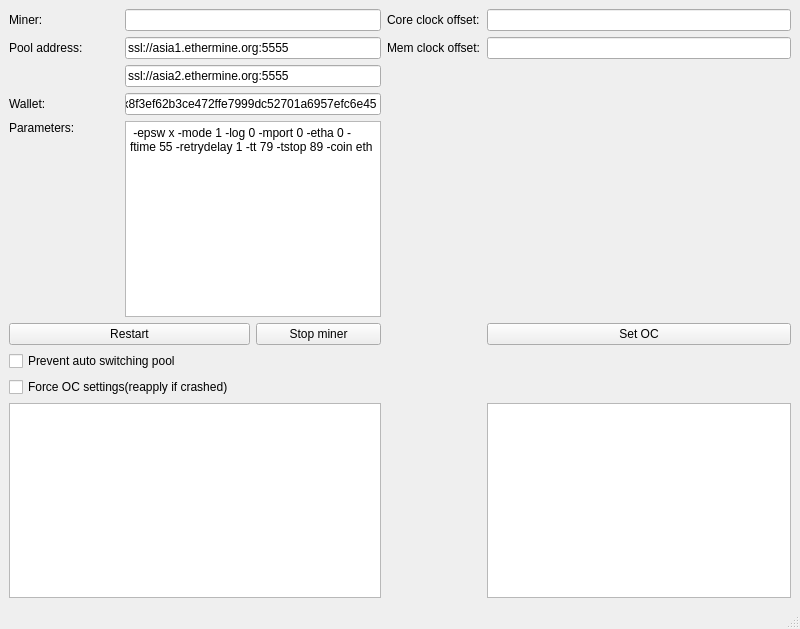
<?xml version="1.0" encoding="UTF-8"?>
<ui version="4.0">
 <class>MainWindow</class>
 <widget class="QMainWindow" name="MainWindow">
  <property name="geometry">
   <rect>
    <x>0</x>
    <y>0</y>
    <width>800</width>
    <height>629</height>
   </rect>
  </property>
  <property name="windowTitle">
   <string>MainWindow</string>
  </property>
  <widget class="QWidget" name="centralwidget">
   <layout class="QGridLayout" name="gridLayout">
    <item row="0" column="0">
     <widget class="QLabel" name="label_4">
      <property name="text">
       <string>Miner:</string>
      </property>
     </widget>
    </item>
    <item row="5" column="0" colspan="2">
     <widget class="QPushButton" name="pushButton">
      <property name="text">
       <string>Restart</string>
      </property>
     </widget>
    </item>
    <item row="6" column="0" colspan="3">
     <widget class="QCheckBox" name="checkBox">
      <property name="text">
       <string>Prevent auto switching pool</string>
      </property>
     </widget>
    </item>
    <item row="7" column="0" colspan="2">
     <widget class="QCheckBox" name="checkBox_2">
      <property name="text">
       <string>Force OC settings(reapply if crashed)</string>
      </property>
     </widget>
    </item>
    <item row="8" column="0" colspan="3">
     <widget class="QPlainTextEdit" name="plainTextEdit"/>
    </item>
    <item row="0" column="4">
     <widget class="QLineEdit" name="lineEdit_core"/>
    </item>
    <item row="5" column="2">
     <widget class="QPushButton" name="pushButton_2">
      <property name="text">
       <string>Stop miner</string>
      </property>
     </widget>
    </item>
    <item row="1" column="3">
     <widget class="QLabel" name="label_2">
      <property name="text">
       <string>Mem clock offset:</string>
      </property>
     </widget>
    </item>
    <item row="5" column="4">
     <widget class="QPushButton" name="pushButton_oc">
      <property name="text">
       <string>Set OC</string>
      </property>
     </widget>
    </item>
    <item row="0" column="3">
     <widget class="QLabel" name="label">
      <property name="text">
       <string>Core clock offset:</string>
      </property>
     </widget>
    </item>
    <item row="1" column="4">
     <widget class="QLineEdit" name="lineEdit_mem"/>
    </item>
    <item row="8" column="4">
     <widget class="QPlainTextEdit" name="plainTextEdit_oc"/>
    </item>
    <item row="0" column="1" colspan="2">
     <widget class="QLineEdit" name="lineEdit_core_2"/>
    </item>
    <item row="1" column="0">
     <widget class="QLabel" name="label_3">
      <property name="text">
       <string>Pool address:</string>
      </property>
     </widget>
    </item>
    <item row="1" column="1" colspan="2">
     <widget class="QLineEdit" name="lineEdit_pool1">
      <property name="text">
       <string>ssl://asia1.ethermine.org:5555</string>
      </property>
     </widget>
    </item>
    <item row="4" column="1" colspan="2">
     <widget class="QPlainTextEdit" name="plainTextEdit_params">
      <property name="plainText">
       <string> -epsw x -mode 1 -log 0 -mport 0 -etha 0 -ftime 55 -retrydelay 1 -tt 79 -tstop 89 -coin eth</string>
      </property>
     </widget>
    </item>
    <item row="4" column="0" alignment="Qt::AlignTop">
     <widget class="QLabel" name="label_5">
      <property name="text">
       <string>Parameters:</string>
      </property>
     </widget>
    </item>
    <item row="2" column="1" colspan="2">
     <widget class="QLineEdit" name="lineEdit_pool2">
      <property name="text">
       <string>ssl://asia2.ethermine.org:5555</string>
      </property>
     </widget>
    </item>
    <item row="3" column="1" colspan="2">
     <widget class="QLineEdit" name="lineEdit_wallet">
      <property name="text">
       <string>0x8f3ef62b3ce472ffe7999dc52701a6957efc6e45</string>
      </property>
     </widget>
    </item>
    <item row="3" column="0">
     <widget class="QLabel" name="label_6">
      <property name="text">
       <string>Wallet:</string>
      </property>
     </widget>
    </item>
   </layout>
  </widget>
  <widget class="QStatusBar" name="statusbar"/>
 </widget>
 <resources/>
 <connections/>
</ui>
